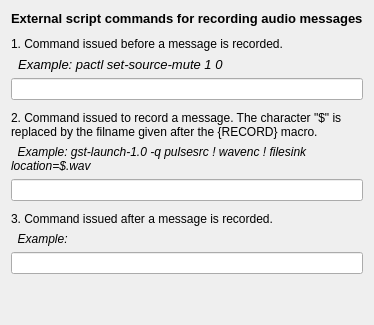
     <widget class="QWidget" name="tab_2">
      <attribute name="title">
       <string>Record scripts</string>
      </attribute>
      <layout class="QVBoxLayout" name="verticalLayout_8">
       <item>
        <widget class="QLabel" name="label_6">
         <property name="font">
          <font>
           <family>Liberation Sans</family>
           <pointsize>10</pointsize>
           <weight>75</weight>
           <bold>true</bold>
          </font>
         </property>
         <property name="text">
          <string>External script commands for recording audio messages</string>
         </property>
        </widget>
       </item>
       <item>
        <spacer name="verticalSpacer_8">
         <property name="orientation">
          <enum>Qt::Vertical</enum>
         </property>
         <property name="sizeHint" stdset="0">
          <size>
           <width>20</width>
           <height>5</height>
          </size>
         </property>
        </spacer>
       </item>
       <item>
        <widget class="QLabel" name="label_8">
         <property name="text">
          <string>1. Command issued before a message is recorded.</string>
         </property>
        </widget>
       </item>
       <item>
        <widget class="QLabel" name="label_16">
         <property name="font">
          <font>
           <pointsize>10</pointsize>
           <italic>true</italic>
          </font>
         </property>
         <property name="text">
          <string>  Example: pactl set-source-mute 1 0</string>
         </property>
        </widget>
       </item>
       <item>
        <widget class="QLineEdit" name="beforeRecLineEdit"/>
       </item>
       <item>
        <spacer name="verticalSpacer_9">
         <property name="orientation">
          <enum>Qt::Vertical</enum>
         </property>
         <property name="sizeHint" stdset="0">
          <size>
           <width>20</width>
           <height>5</height>
          </size>
         </property>
        </spacer>
       </item>
       <item>
        <widget class="QLabel" name="label_9">
         <property name="text">
          <string>2. Command issued to record a message. The character &quot;$&quot; is replaced by the filname given after the {RECORD} macro.</string>
         </property>
         <property name="wordWrap">
          <bool>true</bool>
         </property>
        </widget>
       </item>
       <item>
        <widget class="QLabel" name="label_17">
         <property name="font">
          <font>
           <italic>true</italic>
          </font>
         </property>
         <property name="text">
          <string>  Example: gst-launch-1.0 -q pulsesrc ! wavenc ! filesink location=$.wav</string>
         </property>
         <property name="wordWrap">
          <bool>true</bool>
         </property>
        </widget>
       </item>
       <item>
        <widget class="QLineEdit" name="recLineEdit">
         <property name="toolTip">
          <string/>
         </property>
        </widget>
       </item>
       <item>
        <spacer name="verticalSpacer_10">
         <property name="orientation">
          <enum>Qt::Vertical</enum>
         </property>
         <property name="sizeHint" stdset="0">
          <size>
           <width>20</width>
           <height>5</height>
          </size>
         </property>
        </spacer>
       </item>
       <item>
        <widget class="QLabel" name="label_10">
         <property name="text">
          <string>3. Command issued after a message is recorded.</string>
         </property>
        </widget>
       </item>
       <item>
        <widget class="QLabel" name="label_18">
         <property name="font">
          <font>
           <italic>true</italic>
          </font>
         </property>
         <property name="text">
          <string>  Example:</string>
         </property>
        </widget>
       </item>
       <item>
        <widget class="QLineEdit" name="afterRecLineEdit"/>
       </item>
       <item>
        <spacer name="verticalSpacer_11">
         <property name="orientation">
          <enum>Qt::Vertical</enum>
         </property>
         <property name="sizeHint" stdset="0">
          <size>
           <width>20</width>
           <height>40</height>
          </size>
         </property>
        </spacer>
       </item>
      </layout>
     </widget>
